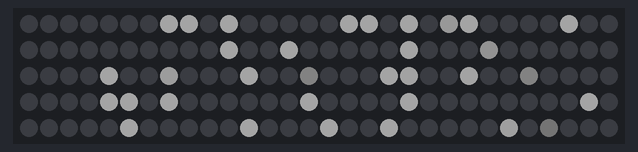
A sketch run on a simulated Arduino Uno, built with avr-gcc and run on an emulated ATmega328P. Parts: 150 RGB LEDs in strip order, left to right, continuing on the next row. Dim RGB values are drawn brighter than linear; random numbers use the default seed unless the sketch sets one; what the sketch prints to the serial monitor is not drawn.

Above: at 1.6 s.

The sketch:

Leds_blinkers.ino
```cpp
// LEDS
#include <FastLED.h>

#define NUM_LEDS 150
#define LED_PIN 0
#define BRIGHTNESS  60
#define LED_TYPE    WS2811
#define COLOR_ORDER RGB
CRGB leds[NUM_LEDS];

// Timing
unsigned long Tlast;
long OnTime, OffTime;

long OnTimeMin = 800;
long OnTimeMax = 1200;
long OffTimeMin = 500;
long OffTimeMax = 1500;


//////////////////////////////////////////
/////////////   BLINKER    ///////////////
//////////////////////////////////////////

class Blinker
{
	int pos;
	int val;
	long OnTime;
	long OffTime;
	unsigned long Tlast;

  // Constructor
  public:
  Blinker(int position)
  {
	pos = random(NUM_LEDS);
	val = 0;
	Tlast = 0;
  OnTime = random(OnTimeMin,OnTimeMax);
  OffTime = random(OffTimeMin,OffTimeMax);
  }

  void Update()
  {
    unsigned long Tnow = millis();


		// // ON
		// if(Tnow-Tlast>OffTime){
		// 	leds[pos] = CRGB(255,255,255);
		// }
		// // OFF
		// if(Tnow-Tlast>OffTime+OnTime){
		// 	leds[pos] = CRGB(0,0,0);
		// 	// RELOOP
		// 	Tlast = Tnow;
		// 	OnTime = random(OnTimeMin,OnTimeMax);
		// 	OffTime = random(OffTimeMin,OffTimeMax);
		// 	pos = random(NUM_LEDS);
		// }

    // ON
    if((Tnow-Tlast>OffTime)&&(Tnow-Tlast<OffTime+OnTime)){
			val = val + 10;
			if(val>255){val=255;}
			leds[pos] = CRGB(val,val,val);
			Serial.println(val);
    }
    // OFF
    if(Tnow-Tlast>OffTime+OnTime){
			val = val - 10;
			if(val<0){val=255;}
			leds[pos] = CRGB(val,val,val);
			Serial.println(val);
      // RELOOP
			if(val<=5){
				Serial.println("RELOOP");
				Tlast = Tnow;
				OnTime = random(OnTimeMin,OnTimeMax);
				OffTime = random(OffTimeMin,OffTimeMax);
				pos = random(NUM_LEDS);
			}
    }

  }

};

//////////////////////////////////////////
//////////////////////////////////////////
//////////////////////////////////////////


void setup() {
	// LEDS
	FastLED.addLeds<LED_TYPE, LED_PIN, COLOR_ORDER>(leds, NUM_LEDS);
	FastLED.setBrightness(  BRIGHTNESS );

	Serial.begin(115200);
}

Blinker blinky0(1);
Blinker blinky1(1);
Blinker blinky2(1);
Blinker blinky3(1);
Blinker blinky4(1);
Blinker blinky5(1);
Blinker blinky6(1);
Blinker blinky7(1);
Blinker blinky8(1);
Blinker blinky9(1);
Blinker blinky10(1);
Blinker blinky11(1);
Blinker blinky12(1);
Blinker blinky13(1);
Blinker blinky14(1);
Blinker blinky15(1);
Blinker blinky16(1);
Blinker blinky17(1);
Blinker blinky18(1);
Blinker blinky19(1);
Blinker blinky20(1);
Blinker blinky21(1);
Blinker blinky22(1);
Blinker blinky23(1);
Blinker blinky24(1);
Blinker blinky25(1);
Blinker blinky26(1);
Blinker blinky27(1);
Blinker blinky28(1);
Blinker blinky29(1);
Blinker blinky30(1);
Blinker blinky31(1);
Blinker blinky32(1);
Blinker blinky33(1);
Blinker blinky34(1);
Blinker blinky35(1);
Blinker blinky36(1);
Blinker blinky37(1);
Blinker blinky38(1);
Blinker blinky39(1);


void loop() {

	FastLED.clear();

	int masterPeriod = 7000;
	float master = (cos(millis()*2*PI/masterPeriod)+1)/2 * BRIGHTNESS;

	// float master = cos(millis()*2*PI/masterPeriod) * BRIGHTNESS;
	// master = master*master/255;
	if(master<0){ master = 0; }

	FastLED.setBrightness(  master );

  blinky0.Update();
  blinky1.Update();
  blinky2.Update();
  blinky3.Update();
  blinky4.Update();
  blinky5.Update();
  blinky6.Update();
  blinky7.Update();
	blinky8.Update();
	blinky9.Update();
	blinky10.Update();
	blinky11.Update();
	blinky12.Update();
	blinky13.Update();
	blinky14.Update();
	blinky15.Update();
	blinky16.Update();
	blinky17.Update();
	blinky18.Update();
	blinky19.Update();
	blinky20.Update();
	blinky21.Update();
	blinky22.Update();
	blinky23.Update();
	blinky24.Update();
	blinky25.Update();
	blinky26.Update();
	blinky27.Update();
	blinky28.Update();
	blinky29.Update();
	blinky30.Update();
	blinky31.Update();
	blinky32.Update();
	blinky33.Update();
	blinky34.Update();
	blinky35.Update();
	blinky36.Update();
	blinky37.Update();
	blinky38.Update();
	blinky39.Update();

  FastLED.show();
  delay(1);
}
```
